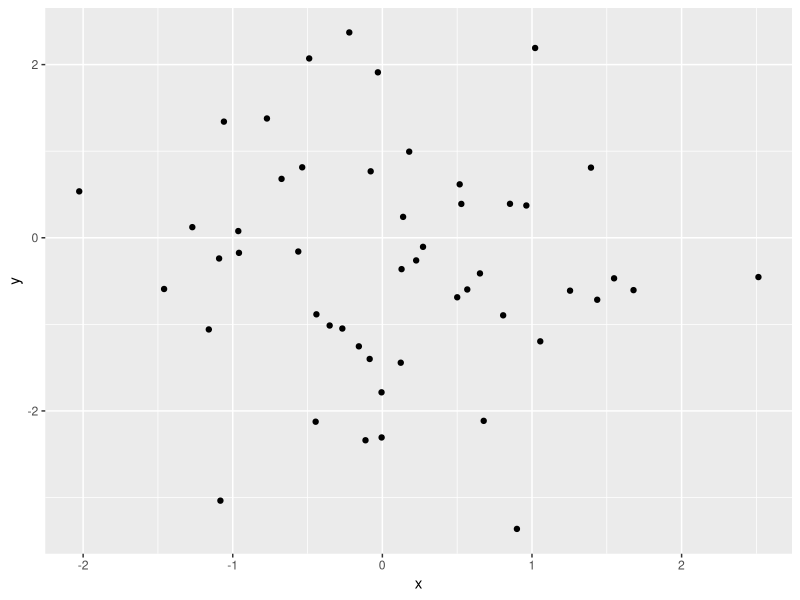

Recreate this plot in R.
## Ref: https://ggplot2.tidyverse.org/reference/geom_point.html

#### Presetting ####
rm(list = ls()) # Clean variable ##* Comment out if Run All
# memory.limit(150000)


#### Load packages ####
if(!require("ggplot2")) install.packages("ggplot2"); library(ggplot2)


#### Load Data ####
data <- data.frame(
  x = rnorm(50),
  y = rnorm(50)
)

#### Visualization ####
p <- ggplot(data, aes(x=x, y=y)) +
  geom_point() +
  stat_summary(fun.data=mean_sdl, fun.args = list(mult=1), geom="errorbar", color="red")
print(p)

#### Export ####
## Export PDF
pdf(file = paste0("_Scatterplots.pdf"), width = 7,  height = 7)

print(p)

dev.off()

## Export TIFF


## Export JPG
